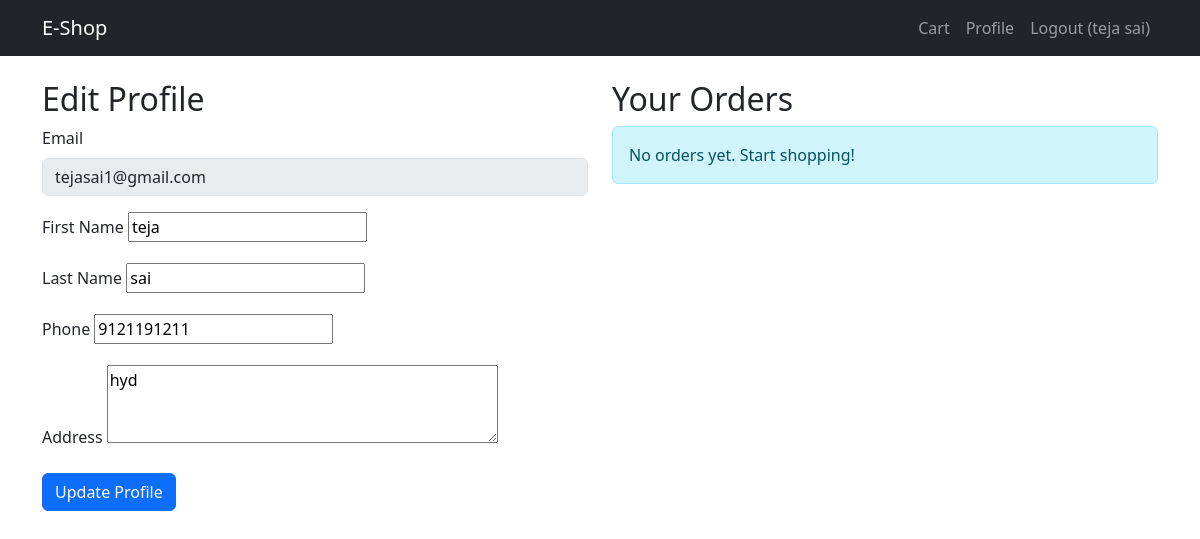
The app's page /users/profile/ (signed in) with its own data.
### users/models.py (models this page shows, shortened)
class CustomUser(AbstractUser):
    email = models.EmailField(unique=True)
    phone_number = models.CharField(max_length=15, blank=True, null=True)
    is_active = models.BooleanField(default=False)
    is_staff = models.BooleanField(default=False)
    date_joined = models.DateTimeField(default=timezone.now)
    address = models.TextField(blank=True)
    USERNAME_FIELD = "email"
    REQUIRED_FIELDS = []

### users/views.py (the view)
# urls.py: path('profile/', views.profile_view, name='profile'),
def profile_view(request):
    if request.method=='POST':
        form = UpdateProfileForm(request.post, instance = request.user)
        if form.is_valid():
            form.save()
            return redirect('users:profile')
    else:
        form = UpdateProfileForm(instance=request.user)
    orders = Order.objects.filter(user=request.user)
    return render(request, 'users/profile.html',{
        'form':form,
        'orders':orders,
    })

### users/forms.py
class UpdateProfileForm(forms.ModelForm):
    class Meta:
        model = CustomUser
        fields = ('first_name', 'last_name', 'phone_number', 'address')
        widgets = {
            'address': forms.Textarea(attrs={'rows': 3}),
        }

### templates/users/profile.html (shortened to what this page needs)
{% extends 'base.html' %}
{% block content %}
<div class="row">
    <div class="col-md-6">
        <h2>Edit Profile</h2>
        <form method="post">
            <div class="mb-3">
                <label class="form-label">Email</label>
                <input type="email" class="form-control" value="{{ user.email }}" disabled>
            </div>
            <div class="mb-3">
                <label class="form-label">First Name</label>
                {{ form.first_name }}
            </div>
            <div class="mb-3">
                <label class="form-label">Last Name</label>
                {{ form.last_name }}
            </div>
            <div class="mb-3">
                <label class="form-label">Phone</label>
                {{ form.phone_number }}
            </div>
            <div class="mb-3">
                <label class="form-label">Address</label>
                {{ form.address }}
            </div>
            <button type="submit" class="btn btn-primary">Update Profile</button>
        </form>
    </div>
    <div class="col-md-6">
        <h2>Your Orders</h2>
        {% if orders %}
        <div class="table-responsive">
            <table class="table table-striped">
                <thead>
                    <tr>
                        <th>Order ID</th>
                        <th>Date</th>
                        <th>Total</th>
                        <th>Status</th>
                        <th>Items</th>
                    </tr>
                </thead>
                <tbody>
                    {% for order in orders %}
                    <tr>
                        <td>#{{ order.id }}</td>
                        <td>{{ order.created_at|date:"M d, Y" }}</td>
                        <td>${{ order.total_amount }}</td>
                        <td>
                            {% if order.status == 'Completed' %}
                                <span class="badge bg-success">{{ order.status }}</span>
                            {% elif order.status == 'Pending' %}
                                <span class="badge bg-warning">{{ order.status }}</span>
                            {% else %}
                                <span class="badge bg-danger">{{ order.status }}</span>
                            {% endif %}
                        </td>
                        <td>
                            {% for item in order.items.all %}
                            {{ item.product.name }} (x{{ item.quantity }})<br>
                            {% endfor %}
                        </td>
                    </tr>
                    {% endfor %}
                </tbody>
            </table>
        </div>
        {% else %}
        <p class="alert alert-info">No orders yet. Start shopping!</p>
        {% endif %}
    </div>
</div>
{% endblock %}

### templates/base.html (shortened to what this page needs)
<!DOCTYPE html>
<html lang="en">
<head>
    <link href="https://cdn.jsdelivr.net/npm/bootstrap@5.3.0/dist/css/bootstrap.min.css" rel="stylesheet">
</head>
<body>
    <nav class="navbar navbar-expand-lg navbar-dark bg-dark">
        <div class="container">
            <a class="navbar-brand" href="{% url 'products:product_list' %}">E-Shop</a>
            <div class="navbar-nav ms-auto">
                {% if user.is_authenticated %}
                    <a class="nav-link" href="{% url 'cart:view_cart' %}">Cart</a>
                    <a class="nav-link" href="{% url 'users:profile' %}">Profile</a>
                    <a class="nav-link" href="{% url 'users:logout' %}">Logout ({{ user.get_full_name }})</a>
                {% else %}
                    <a class="nav-link" href="{% url 'users:login' %}">Login</a>
                    <a class="nav-link" href="{% url 'users:register' %}">Register</a>
                {% endif %}
            </div>
        </div>
    </nav>
    <div class="container mt-4">
        {% block content %}{% endblock %}
    </div>
</body>
</html>

### records on screen
CustomUser: get_full_name "teja sai", email "tejasai1@gmail.com", first_name "teja", last_name "sai", phone_number "9121191211", address "hyd"
